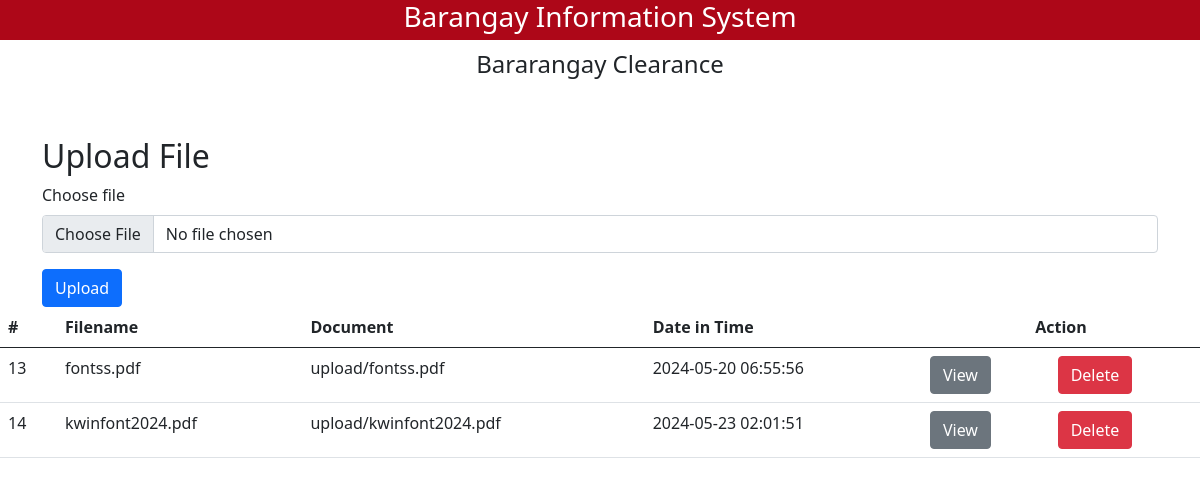
/brgyclearance.php, run on the app's committed database.
### tables this page shows
CREATE TABLE `files` (
  `id` int(11) NOT NULL,
  `filename` varchar(225) NOT NULL,
  `file_path` varchar(225) NOT NULL,
  `uploaded_at` timestamp NOT NULL DEFAULT current_timestamp()
);

### brgyclearance.php (the view, shortened to what this page needs)
<!DOCTYPE html>
<html lang="en">
<head>
    <link rel="stylesheet" href="https://cdnjs.cloudflare.com/ajax/libs/font-awesome/6.4.2/css/all.min.css" />
    <link href="https://cdn.jsdelivr.net/npm/bootstrap@5.0.2/dist/css/bootstrap.min.css" rel="stylesheet">
</head>
<body>
    <?php include('header.php'); ?>
    <h4 style="text-align: center; padding: 10px;">Bararangay Clearance</h4>
    <div class="container mt-5">
    <h2>Upload File</h2>
    <form action="brgy-procees.php" method="post" enctype="multipart/form-data">
        <div class="mb-3">
            <label for="fileUpload" class="form-label">Choose file</label>
            <input type="file" class="form-control" id="fileUpload" name="fileUpload" accept=".docx,.pdf">
        </div>
        <button type="submit" class="btn btn-primary">Upload</button>
    </form>
</div>
<table class="table">
  <thead>
    <tr>
      <th scope="col">#</th>
      <th scope="col">Filename</th>
      <th scope="col">Document</th>
      <th scope="col">Date in Time</th>
      <th style="text-align: center;" colspan="3" scope="col">Action</th>
    </tr>
  </thead>
  <tbody>
  <?php
$sql = "SELECT * FROM files";
$result = $conn->query($sql);
if ($result->num_rows > 0) {
    while($row = $result->fetch_assoc()) {
        echo '<tr>';
        echo '<td>' . $row["id"] . '</td>';
        echo '<td>' . $row["filename"] . '</td>';
        echo '<td>' . $row["file_path"] . '</td>';
        echo '<td>' . $row["uploaded_at"] . '</td>';
        echo '<td>' . '<a href="view_docx.php?docx=' . urlencode($row["file_path"]) . '" class="btn btn-secondary">View</a></td>';
        echo '<td>' . '<a href="delete_doc.php?delete_docx=' . $row["id"] . '" class="btn btn-danger">Delete</a>' . '</td>';
        echo '</tr>';
    }
} else {
    echo "<tr><td colspan='7'>0 results</td></tr>";
}
  ?>
  </tbody>
</table>
</body>
</html>

### data on the page
files: id "13", filename "fontss.pdf", file_path "upload/fontss.pdf", uploaded_at "2024-05-20 06:55:56"
files: id "14", filename "kwinfont2024.pdf", file_path "upload/kwinfont2024.pdf", uploaded_at "2024-05-23 02:01:51"
